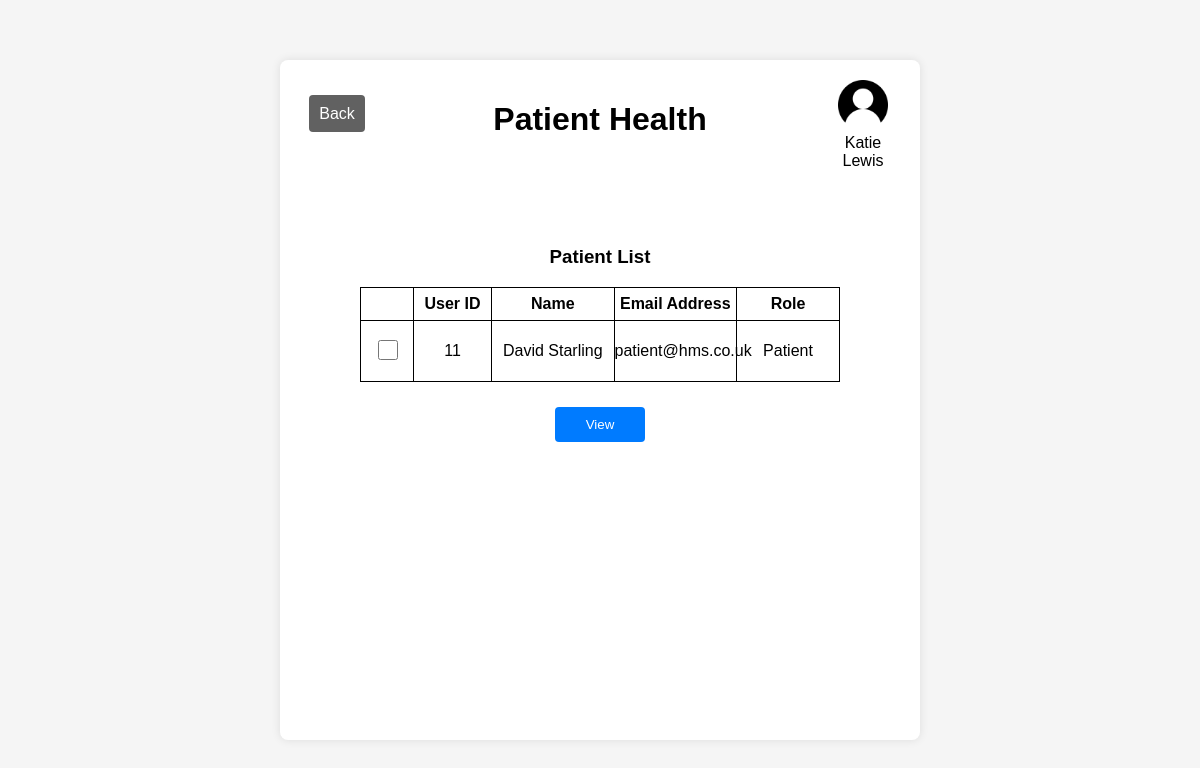
Page /medical/vhd_patient_list.php (signed in) on the committed database.
### tables this page shows
CREATE TABLE `users` (
  `user_id` int(11) NOT NULL,
  `first_name` varchar(50) DEFAULT NULL,
  `surname` varchar(50) DEFAULT NULL,
  `email_address` varchar(100) DEFAULT NULL,
  `password` varchar(255) DEFAULT NULL,
  `street_address` varchar(100) DEFAULT NULL,
  `post_code` varchar(30) DEFAULT NULL,
  `user_role` varchar(20) DEFAULT NULL
);

### medical/vhd_patient_list.php (the view, shortened to what this page needs)
<!DOCTYPE html>
<html lang="en">
<head>
  <?php include('/Applications/XAMPP/xamppfiles/htdocs/HospitalManagementSystem/includes/header.php'); ?>
</head>
<body>
  <div class="dashboard">
    <header>
      <div class="btn_logout"><a href="m_home.php">Back</a></div>
      <h1>Patient Health</h1>
      <div class="icon">
        <img src="/HospitalManagementSystem/images/user_icon.png"
          alt="User" width="50" height="50">
        <?php
          echo $_SESSION['user_firstName']." ".$_SESSION['user_surname'];
        ?>
      </div>
    </header>
    <main>
        <div class="result_table">
            <h3>Patient List</h3>
            <form action="view_health.php" class="sql_results" method="post">
              <table>
                  <tr>
                    <th class="checkboxRow"></th>
                    <th class='user_id_column'>User ID</th>
                    <th>Name</th>
                    <th>Email Address</th>
                    <th class='role_column'>Role</th>
                  </tr>
                    <?php
                      $sql="SELECT user_id, first_name, surname, email_address, user_role FROM users
                      WHERE user_role='Patient'";
                      $result=$conn->query($sql);
                      if ($result -> num_rows >0){
                        while($row = $result-> fetch_assoc()){
                          echo "
                          <tr><td><input type='checkbox' name='selection' value='".$row['email_address']."' class='larger_check_box'></td>
                          <td>".$row['user_id']."</td>
                          <td>".$row['first_name']." ".$row['surname']."</td>
                          <td>".$row['email_address']."</td>
                          <td>".$row['user_role']."</td>
                          </tr>";
                        }
                        echo "</table>";
                      }
                      else{
                        echo "<h3>There aren't any Users Registered</h3>";
                      }
                    ?>
              <input type="submit" value="View" name="view">
            </form>
        </div>
    </main>
  </div>
</body>
</html>

### includes/header.php (shortened to what this page needs)
<head>
  <link href="/HospitalManagementSystem/styles/desktop.css" type="text/css" rel="stylesheet">
</head>

### styles/desktop.css (style rules this page uses)
body { font-family: Arial, sans-serif; background-color: #f5f5f5; margin: 0; padding: 0; display: flex; justify-content: center; align-items: center; height: 100vh; }
main { display: flex; flex-direction: column; justify-content: space-around; align-items: center; flex-wrap: wrap; align-content: stretch; height:80%; }
main .result_table { display: flex; flex-direction: column; align-items: center; align-content: flex-start; height:80%; }
.dashboard { background-color: #fff; padding: 20px; border-radius: 8px; height:80vh; width:50vw; box-shadow: 0 0 10px rgba(0, 0, 0, 0.1); text-align: center; }
.dashboard header { display:flex; flex-direction: row; justify-content: space-between; height:15%; }
.dashboard header h1 { width:50%; }
.icon { width: 74px }
.btn_logout a { text-decoration: none; width: 25%; background-color: #616161; margin: 0 auto; color: #fff; border: none; padding: 10px; border-radius: 4px; cursor: pointer; transition: background-color 0.3s ease; }
.btn_logout { height:64px; width:74px; margin-top:25px; margin-bottom:15px; }
.result_table { overflow-y: auto; }
table, tr,th, td { border: 1px solid black; }
table { table-layout: fixed; width: 80%; border-collapse: collapse; }
td, th { height:30px; text-wrap: wrap; }
td { padding:15px 0px; }
th { color: black; }
.user_id_column { width:75px; }
.role_column { width:100px; }
.checkboxRow { width:50px; }
input.larger_check_box { width:20px; height:20px; }
.sql_results input[type="submit"] { width: 15%; background-color: #007bff; margin: 0 auto; color: #fff; border: none; padding: 10px; margin-top:25px; margin-bottom:15px; border-radius: 4px; cursor: pointer; transition: background-color 0.3s ease; }
.sql_results table { width: 80%; margin-left:10%; margin-right:10%; }
.sql_results { display:flex; flex-wrap: wrap; flex-direction: row; align-items: center; }

### rows in the picture
users: user_id "11", first_name "David", surname "Starling", email_address "patient@hms.co.uk", user_role "Patient"

### other values in the picture
$_SESSION['user_firstName'] "Katie"
$_SESSION['user_surname'] "Lewis"
